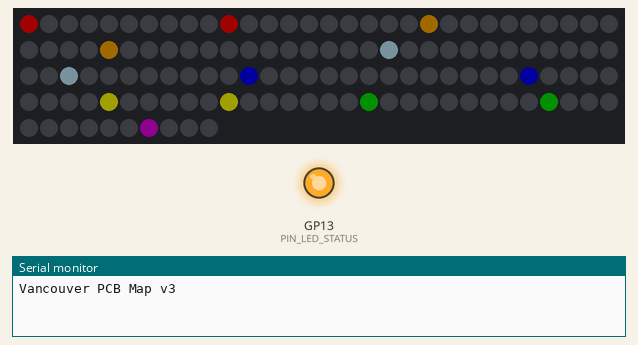
Bench run of a program on a simulated Raspberry Pi Pico. Parts: 130 RGB LEDs in strip order, left to right, continuing on the next row, output pins drawn as LEDs (lit = HIGH), the last lines printed to the serial monitor. Dashed ring = blinking. Dim RGB values are drawn brighter than linear.

Above: at 0.1 s.
At 7.79 s:
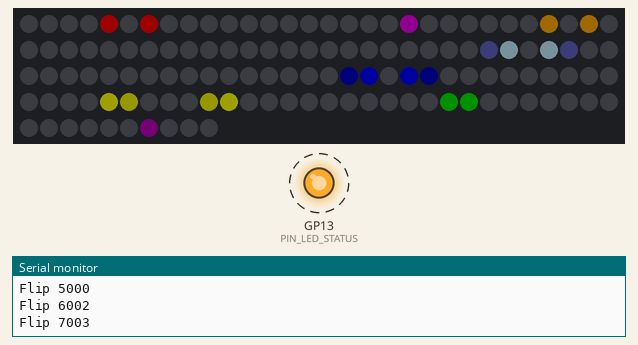
At 19.39 s:
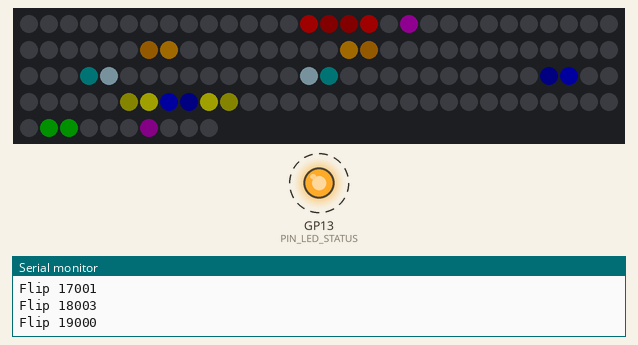
At 39.59 s:
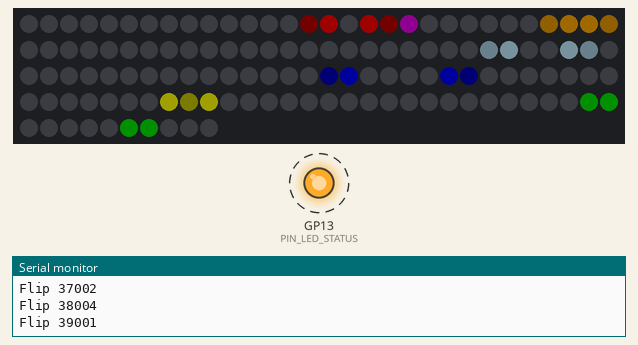
Timing chart, 0 to 40.0 s (numbered marks = the images above):
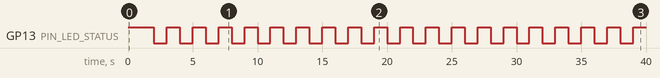

The program:

main.cpp
```cpp
#include <Arduino.h>
#include "FastLED.h"


const int PIN_LED_STATUS = 13; // IO-13 or pin 16
const int PIN_LED_TRAIN = D7;        // 14;           // IO-14 or pin 13
const uint32_t BAUD_RATE = 115200;

// The build version is shown on the loading screen.
// the version is shown in the serial prompt and the web page.
const uint8_t BUILD_NUMBER = 3;

const uint16_t NUM_LEDS = 130;
CRGB leds[NUM_LEDS];

#define BRIGHTNESS 32

// How many trains are on each line
const int TRAIN_COUNT = 2;
const int BASE_TRAIN_PROGRESS_SPEED = 1000;

const int lineExpoNorthStationCount = 20;
static int lineExpoNorthStationOffset[TRAIN_COUNT];
const int LINE_EXPO_NORTH_OFFSET_TO_LED_INDEX[] = {
    0,  // East - King George
    1,  // East - Surrey Central
    2,  // East - Gateway
    3,  // East - Scott Road
    4,  // North - Columbia
    5,  // North - New Westminster
    6,  // North - 22nd Street
    7,  // North - Edmonds
    8,  // North - Royal Oak
    9,  // North - Metrotown
    10, // North - Patterson
    11, // North - Joyce-Collingwood
    12, // North - 29th Avenue
    13, // North - Nanaimo
    14, // North - Commercial-Broadway
    15, // North - Main Street-Science World
    16, // North - Stadium-Chinatown
    17, // North - Granville
    18, // North - Burrard
    19, // North - Waterfront
};

const int lineExpoSouthStationCount = 28;
static int lineExpoSouthStationOffset[TRAIN_COUNT];
const int LINE_EXPO_SOUTH_OFFSET_TO_LED_INDEX[] = {
    20, // South - Waterfront
    21, // South - Burrard
    22, // South - Granville
    23, // South - Stadium-Chinatown
    24, // South - Main Street-Science World
    25, // South - Commercial-Broadway
    26, // South - Nanaimo
    27, // South - 29th Avenue
    28, // South - Joyce-Collingwood
    29, // South - Patterson
    30, // South - Metrotown
    31, // South - Royal Oak
    32, // South - Edmonds
    33, // South - 22nd Street
    34, // South - New Westminster
    35, // South - Columbia
    36, // South - Sapperton
    37, // South - Braid
    38, // South - Lougheed Town Centre
    39, // North - Production Way-University
    40, // South - Production Way-University
    41, // South - Lougheed Town Centre
    42, // South - Braid
    43, // South - Sapperton
    44, // West - Scott Road
    45, // West - Gateway
    46, // West - Surrey Central
    47, // West - King George
};

const int lineMillenniumEastWestStationCount = 28;
static int lineMillenniumEastWestStationOffset[TRAIN_COUNT];
const int LINE_MILLENNIUM_EAST_WEST_OFFSET_TO_LED_INDEX[] = {
    48, // West - Lafarge Lake-Douglas
    49, // West - Lincoln
    50, // West - Coquitlam Central
    51, // West - Inlet Centre
    52, // West - Moody Centre
    53, // West - Burquitlam
    54, // West - Lougheed Town Centre
    55, // West - Production Way-University
    56, // West - Lake City Way
    57, // West - Sperling-Burnaby Lake
    58, // West - Holdom
    59, // West - Brentwood Town Centre
    60, // West - Gilmore
    61, // West - Rupert
    62, // West - Renfrew
    63, // West - Commercial-Broadway
    64, // West - VCC-Clark
    65, // West - Great Northern Way-Emily Carr
    66, // West - Mount Pleasant
    67, // West - Broadway-City Hall
    68, // West - Oak-VGH
    69, // West - South Granville
    70, // West - Arbutus
};

const int lineMillenniumWestEastStationCount = 28;
static int lineMillenniumWestEastStationOffset[TRAIN_COUNT];
const int LINE_MILLENNIUM_WEST_EAST_OFFSET_TO_LED_INDEX[] = {
    71, // East - Arbutus
    72, // East - South Granville
    73, // East - Oak-VGH
    74, // East - Broadway-City Hall
    75, // East - Mount Pleasant
    76, // East - Great Northern Way-Emily Carr
    77, // East - VCC-Clark
    78, // East - Commercial-Broadway
    79, // East - Renfrew
    80, // East - Rupert
    81, // East - Gilmore
    82, // East - Brentwood Town Centre
    83, // East - Holdom
    84, // East - Sperling-Burnaby Lake
    85, // East - Lake City Way
    86, // East - Production Way-University
    87, // East - Lougheed Town Centre
    88, // East - Burquitlam
    89, // East - Moody Centre
    90, // East - Inlet Centre
    91, // East - Coquitlam Central
    92, // East - Lincoln
    93, // East - Lafarge Lake-Douglas
};

const int lineCanadaLineSouthNorthStationCount = 13;
static int lineCanadaLineSouthNorthStationOffset[TRAIN_COUNT];
const int LINE_CANADA_LINE_SOUTH_TO_NORTH_OFFSET_TO_LED_INDEX[] = {
    94,  // East - Richmond-Brighouse
    95,  // East - Lansdowne
    96,  // East - Aberdeen
    97,  // East - Bridgeport
    98,  // East - Marine Drive
    99,  // East - Langara-49th Avenue
    100, // East - Oakridge-41st Avenue
    101, // East - King Edward
    102, // East - Broadway-City Hall
    103, // East - Olympic Village
    104, // East - Yaletown-Roundhouse
    105, // East - Vancouver City Centre
    106, // East - Waterfront
};

const int lineCanadaLineNorthSouthStationCount = 19;
static int lineCanadaLineNorthSouthStationOffset[TRAIN_COUNT];
const int LINE_CANADA_LINE_NORTH_TO_SOUTH_OFFSET_TO_LED_INDEX[] = {
    107, // West - Waterfront
    108, // West - Vancouver City Centre
    109, // West - Yaletown-Roundhouse
    110, // West - Olympic Village
    111, // West - Broadway-City Hall
    112, // West - King Edward
    113, // West - Oakridge-41st Avenue
    114, // West - Langara-49th Avenue
    115, // West - Marine Drive
    116, // West - Bridgeport
    117, // North - Templeton
    118, // North - Sea Island Centre
    119, // North - YVR-Airport
    120, // South - YVR-Airport
    121, // South - Sea Island Centre
    122, // South - Templeton
    123, // West - Aberdeen
    124, // West - Lansdowne
    125, // West - Richmond-Brighouse
};

const int LINE_SEABUS_LED_INDEX = 126;

void flipTheStatusLED()
{
  static bool statusLEDState = LOW;
  statusLEDState = !statusLEDState;
  digitalWrite(PIN_LED_STATUS, statusLEDState);
}

void SetTrainStartingPosition(const int stationCount, const int trainCount, int *lineTrainOffset)
{
  // Set the starting position of the train
  for (int i = 0; i < trainCount; i++)
  {
    lineTrainOffset[i] = (stationCount / trainCount) * i;
  }
}

void setup()
{
  // Set the status led to an output
  // This shows that there is power to the boards
  pinMode(PIN_LED_STATUS, OUTPUT);
  digitalWrite(PIN_LED_STATUS, HIGH);

  // Set up the serial port for debugging
  // this prevents the button_next, and button_prev from working
  Serial.begin(BAUD_RATE);

  // Print a message to the serial port
  Serial.println("Vancouver PCB Map v" + String(BUILD_NUMBER));

  // Configure the LEDs
  FastLED.addLeds<NEOPIXEL, PIN_LED_TRAIN>(leds, NUM_LEDS);
  FastLED.setBrightness(BRIGHTNESS);

  SetTrainStartingPosition(lineExpoNorthStationCount, TRAIN_COUNT, lineExpoNorthStationOffset);
  SetTrainStartingPosition(lineExpoSouthStationCount, TRAIN_COUNT, lineExpoSouthStationOffset);
  SetTrainStartingPosition(lineMillenniumEastWestStationCount, TRAIN_COUNT, lineMillenniumEastWestStationOffset);
  SetTrainStartingPosition(lineMillenniumWestEastStationCount, TRAIN_COUNT, lineMillenniumWestEastStationOffset);

  SetTrainStartingPosition(lineCanadaLineSouthNorthStationCount, TRAIN_COUNT, lineCanadaLineSouthNorthStationOffset);
  SetTrainStartingPosition(lineCanadaLineNorthSouthStationCount, TRAIN_COUNT, lineCanadaLineNorthSouthStationOffset);
}

void ProgressDemoTrain(int *line, int lineStationCount)
{
  for (int i = 0; i < TRAIN_COUNT; i++)
  {
    // If odd number, move in the positive direction
    // if even number, move in the negative direction
    if (i % 2 == 0)
    {
      line[i]++;
    }
    else
    {
      line[i]--;
    }

    if (line[i] >= lineStationCount)
    {
      line[i] = 0;
    }
    else if (line[i] < 0)
    {
      line[i] = lineStationCount;
    }
  }
}

void loop()
{
  // Flash the status LED
  EVERY_N_SECONDS(1)
  {
    Serial.println("Flip " + String(millis()));
    flipTheStatusLED();
  }

  EVERY_N_MILLISECONDS_I(DEMO_EXPO_NORTH, BASE_TRAIN_PROGRESS_SPEED + 100 )
  {
    ProgressDemoTrain(lineExpoNorthStationOffset, lineExpoNorthStationCount);
  }
  EVERY_N_MILLISECONDS_I(DEMO_EXPO_SOUTH, BASE_TRAIN_PROGRESS_SPEED + 120)
  {
    ProgressDemoTrain(lineExpoSouthStationOffset, lineExpoSouthStationCount);
  }
  EVERY_N_MILLISECONDS_I(DEMO_MILLENNIUM_EAST_WEST, BASE_TRAIN_PROGRESS_SPEED + 150)
  {
    ProgressDemoTrain(lineMillenniumEastWestStationOffset, lineMillenniumEastWestStationCount);
  }
  EVERY_N_MILLISECONDS_I(DEMO_MILLENNIUM_WEST_EAST, BASE_TRAIN_PROGRESS_SPEED + 170 )
  {
    ProgressDemoTrain(lineMillenniumWestEastStationOffset, lineMillenniumWestEastStationCount);
  }
  EVERY_N_MILLISECONDS_I(DEMO_CANADA_LINE_SOUTH_TO_NORTH, BASE_TRAIN_PROGRESS_SPEED + 250 )
  {
    ProgressDemoTrain(lineCanadaLineSouthNorthStationOffset, lineCanadaLineSouthNorthStationCount);
  }
  EVERY_N_MILLISECONDS_I(DEMO_CANADA_LINE_NORTH_TO_SOUTH, BASE_TRAIN_PROGRESS_SPEED + 270 )
  {
    ProgressDemoTrain(lineCanadaLineNorthSouthStationOffset, lineCanadaLineNorthSouthStationCount);
  }

  static bool seabusEnabled = true;
  EVERY_N_MILLISECONDS_I(DEMO_SEA_BUS, BASE_TRAIN_PROGRESS_SPEED )
  {
    seabusEnabled = !seabusEnabled;
  }

  EVERY_N_MILLISECONDS_I(FADE, 10)
  {
    fadeToBlackBy(leds, NUM_LEDS, 10);

    // Draw the trains
    for (int i = 0; i < TRAIN_COUNT; i++)
    {
      leds[LINE_EXPO_NORTH_OFFSET_TO_LED_INDEX[lineExpoNorthStationOffset[i]]] = CRGB::Red;
      leds[LINE_EXPO_SOUTH_OFFSET_TO_LED_INDEX[lineExpoSouthStationOffset[i]]] = CRGB::Orange ;

      leds[LINE_MILLENNIUM_EAST_WEST_OFFSET_TO_LED_INDEX[lineMillenniumEastWestStationOffset[i]]] = CRGB::LightBlue ;
      leds[LINE_MILLENNIUM_WEST_EAST_OFFSET_TO_LED_INDEX[lineMillenniumWestEastStationOffset[i]]] = CRGB::Blue ;

      leds[LINE_CANADA_LINE_SOUTH_TO_NORTH_OFFSET_TO_LED_INDEX[lineCanadaLineSouthNorthStationOffset[i]]] = CRGB::Yellow ;
      leds[LINE_CANADA_LINE_NORTH_TO_SOUTH_OFFSET_TO_LED_INDEX[lineCanadaLineNorthSouthStationOffset[i]]] = CRGB::Green ;

      if( seabusEnabled )
      {
        leds[LINE_SEABUS_LED_INDEX] = CRGB::Purple;
      } else {
        // 19, // North - Waterfront
        leds[19] = CRGB::Purple;
      }
    }
  }

  FastLED.show();
}
```

Measured:
- by itself, GP13 (PIN_LED_STATUS): alternates HIGH for 1.0 s and LOW for 1.0 s
